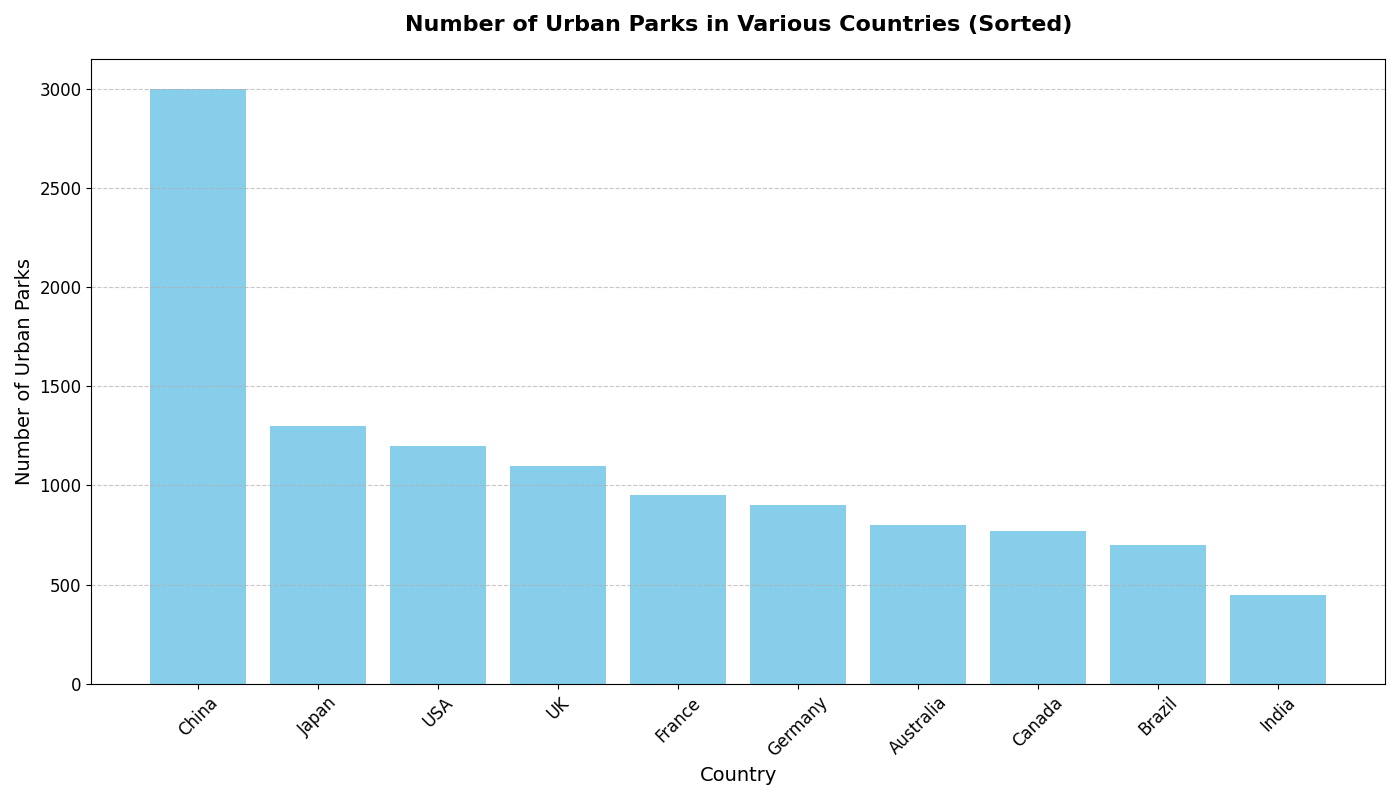

Generate this figure with Python:
import matplotlib.pyplot as plt
import numpy as np

# Data
countries = ['USA', 'China', 'Germany', 'Brazil', 'India', 'UK', 'France', 'Australia', 'Canada', 'Japan']
urban_parks = np.array([1200, 3000, 900, 700, 450, 1100, 950, 800, 770, 1300])

# Sort data by number of urban parks in descending order
sorted_indices = np.argsort(-urban_parks)
sorted_countries = [countries[i] for i in sorted_indices]
sorted_urban_parks = urban_parks[sorted_indices]

# Plot
plt.figure(figsize=(14, 8))
plt.bar(sorted_countries, sorted_urban_parks, color='skyblue')

# Title and labels
plt.title('Number of Urban Parks in Various Countries (Sorted)', fontsize=16, fontweight='bold', pad=20)
plt.xlabel('Country', fontsize=14)
plt.ylabel('Number of Urban Parks', fontsize=14)

# Enhancements
plt.xticks(rotation=45, fontsize=12)
plt.yticks(fontsize=12)
plt.grid(axis='y', linestyle='--', alpha=0.7)

# Display the plot
plt.tight_layout()
plt.show()
